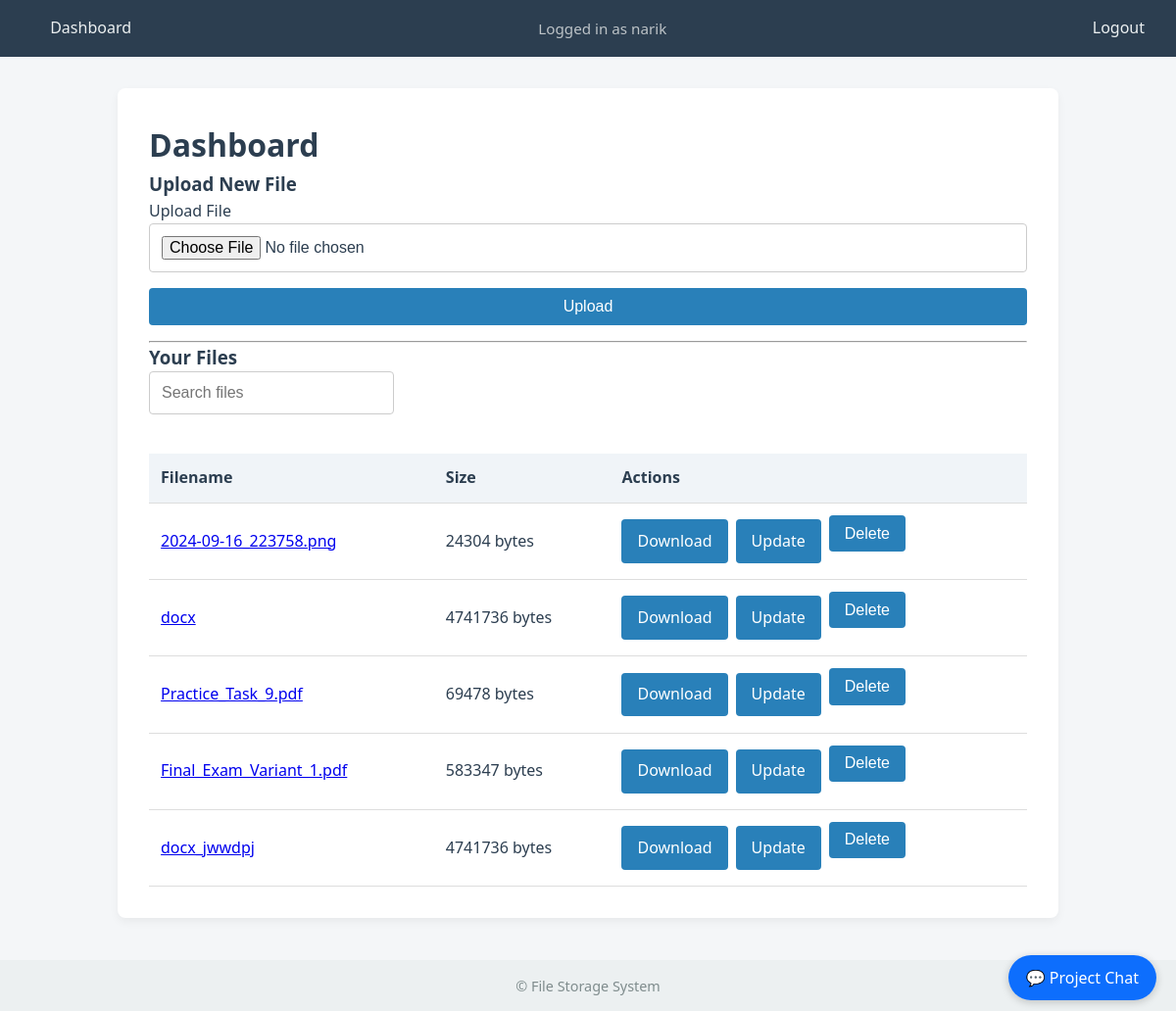
Page /dashboard (signed in) on the earlier database version.
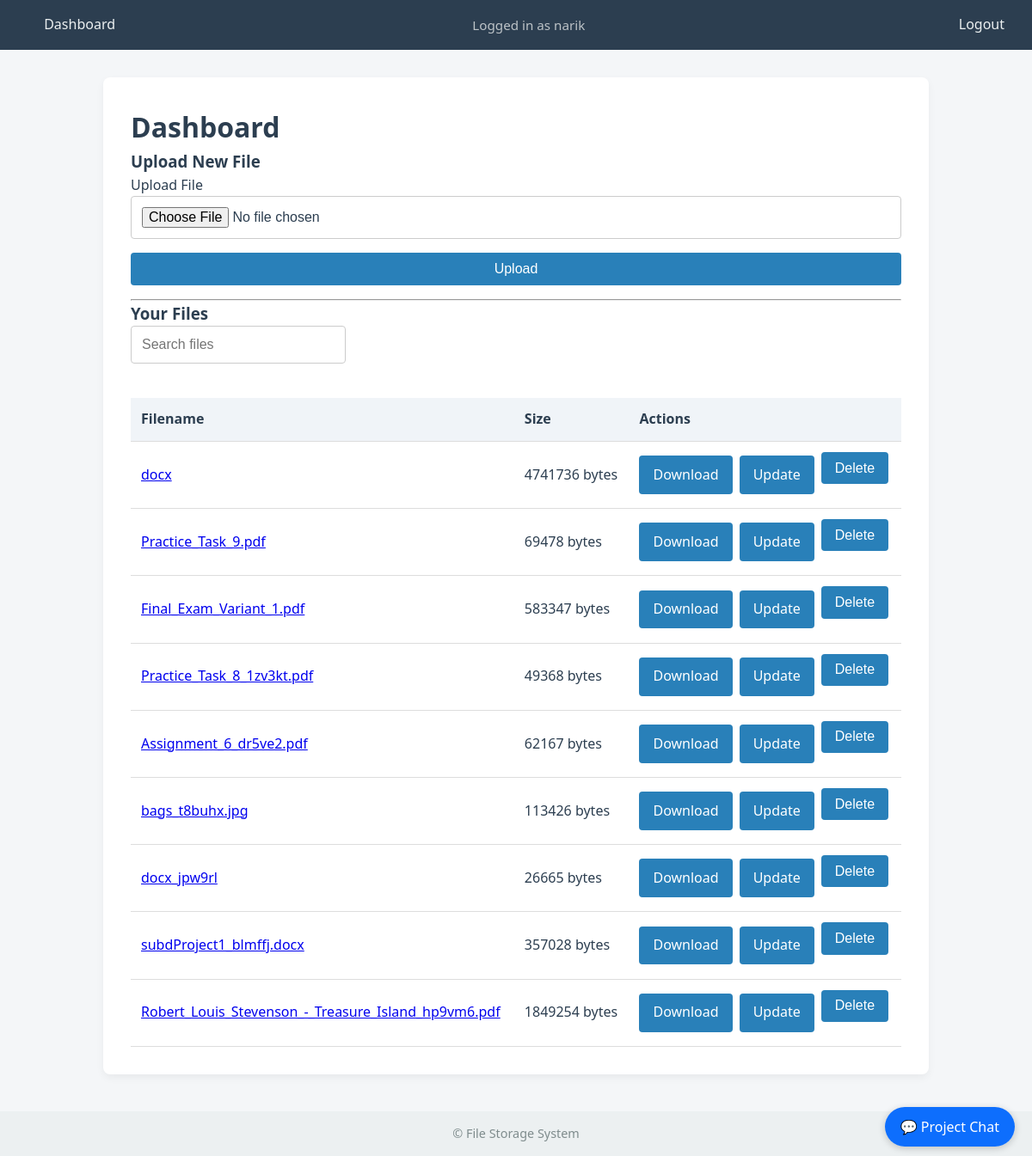
Same page on the later database version.
### file_storage/app/models/models_form.py (models this page shows)
class User(UserMixin, db.Model):
    id = db.Column(db.Integer, primary_key=True)
    username = db.Column(db.String(80), unique=True, nullable=False)
    password = db.Column(db.String(200), nullable=False)
    files = db.relationship('File', backref='owner', lazy=True)

class File(db.Model):
    id = db.Column(db.Integer, primary_key=True)
    filename = db.Column(db.String(100))
    size = db.Column(db.Integer)
    uploaded = db.Column(db.DateTime, default=datetime.utcnow)
    user_id = db.Column(db.Integer, db.ForeignKey('user.id'))

### file_storage/app/files/views.py (the view, shortened to what this page needs)
@files_bp.route('/dashboard', methods=['GET', 'POST'])
@login_required
def dashboard():
    form = UploadForm()
    search_query = request.args.get('search', '').strip()
    files = File.query.filter_by(user_id=current_user.id).all() if not search_query else \
        File.query.filter(File.user_id == current_user.id, File.filename.ilike(f"%{search_query}%")).all()
    return render_template('dashboard.html', form=form, files=files, search_query=search_query)

### file_storage/app/models/models_form.py
class UploadForm(FlaskForm):
    file = FileField('Upload File')
    submit = SubmitField('Upload')

### file_storage/app/models/models_form.py (called while the page is built)
@login_manager.user_loader
def load_user(user_id):
    return User.query.get(int(user_id))

### file_storage/app/templates/dashboard.html (shortened to what this page needs)
{% extends 'base.html' %}
{% block content %}
<h1>Dashboard</h1>
<div class="d-flex justify-content-between mb-3">
    <div>
        <h3>Upload New File</h3>
        <form method="POST" enctype="multipart/form-data">
            <div>
                {{ form.file.label }}
                {{ form.file() }}
            </div>
            <div>
                <button type="submit" class="btn btn-success">Upload</button>
            </div>
        </form>
    </div>
</div>
<hr>
<div class="d-flex justify-content-between align-items-center">
    <h3>Your Files</h3>
    <form method="GET" action="{{ url_for('files.dashboard') }}" class="d-flex">
        <input type="text" name="search" placeholder="Search files" class="form-control" style="width: 250px;" value="{{ search_query }}">
    </form>
</div>
<table class="table mt-3">
    <thead>
        <tr>
            <th>Filename</th>
            <th>Size</th>
            <th>Actions</th>
        </tr>
    </thead>
    <tbody>
        {% for file in files %}
            <tr>
                <td>
                    <a href="{{ url_for('files.view_file', file_id=file.id) }}">{{ file.filename }}</a>
                </td>
                <td>{{ file.size }} bytes</td>
                <td class="action-buttons">
                    <div class="btn-group">
                        <a href="{{ url_for('files.download_file', file_id=file.id) }}" class="btn btn-primary">Download</a>
                        <a href="{{ url_for('files.update_file', file_id=file.id) }}" class="btn btn-warning">Update</a>
                        <form action="{{ url_for('files.delete_file', file_id=file.id) }}" method="post" style="display:inline;">
                            <button type="submit" class="btn btn-danger">Delete</button>
                        </form>
                    </div>
                </td>
            </tr>
        {% endfor %}
    </tbody>
</table>
{% endblock %}

### file_storage/app/templates/base.html (shortened to what this page needs)
<!DOCTYPE html>
<html lang="en">
<head>
    <link rel="stylesheet" href="{{ url_for('static', filename='style.css') }}">
</head>
<body>
    <nav>
        <div class="nav-container">
            <a href="{{ url_for('files.dashboard') }}">Dashboard</a>
            {% if current_user.is_authenticated %}
                <span class="user-info">Logged in as {{ current_user.username }}</span>
                <a href="{{ url_for('auth.logout') }}">Logout</a>
            {% else %}
                <a href="{{ url_for('auth.login') }}">Login</a>
                <a href="{{ url_for('auth.register') }}">Register</a>
            {% endif %}
        </div>
    </nav>
    <main>
        {% block content %}{% endblock %}
    </main>
   {% if current_user.is_authenticated and request.endpoint != 'chat.project_chat' %}
<div style="position: fixed; bottom: 20px; right: 20px; z-index: 1000;">
    <a href="{{ url_for('chat.project_chat') }}"
       style="background-color: #0d6efd; color: white; padding: 12px 18px; border-radius: 50px; text-decoration: none; font-weight: 500; box-shadow: 0 2px 8px rgba(0,0,0,0.2);">
        💬 Project Chat
    </a>
</div>
{% endif %}
    <footer>
        <p>&copy; {{ current_year }} File Storage System</p>
    </footer>
</body>
</html>

### file_storage/app/static/style.css (style rules this page uses)
* { box-sizing: border-box; margin: 0; padding: 0; }
body { font-family: 'Segoe UI', Tahoma, sans-serif; background-color: #f4f6f8; color: #2c3e50; line-height: 1.6; }
nav { background-color: #2c3e50; padding: 1em 2em; }
.nav-container { display: flex; justify-content: space-between; align-items: center; }
nav a { color: #ecf0f1; margin-left: 1.2em; text-decoration: none; font-weight: 500; transition: color 0.2s ease; }
.user-info { color: #bdc3c7; font-size: 0.95em; }
main { max-width: 960px; margin: 2em auto; padding: 2em; background: #ffffff; border-radius: 8px; box-shadow: 0 4px 10px rgba(0, 0, 0, 0.05); }
input, select, textarea, button { font-size: 1em; padding: 0.75em; margin-bottom: 1em; width: 100%; border: 1px solid #ccc; border-radius: 4px; transition: border-color 0.2s ease; }
button { background-color: #2980b9; color: white; border: none; font-weight: 500; cursor: pointer; transition: background-color 0.2s ease; }
footer { text-align: center; padding: 1em; margin-top: 3em; background-color: #ecf0f1; color: #7f8c8d; font-size: 0.9em; }
table { width: 100%; border-collapse: collapse; margin-top: 1.5em; }
th, td { text-align: left; padding: 0.75em; border-bottom: 1px solid #ddd; }
th { background-color: #f0f4f8; font-weight: 600; }
.btn { background-color: #2980b9; color: white; padding: 0.6em 1em; text-decoration: none; border: none; border-radius: 4px; cursor: pointer; font-weight: 500; display: inline-block; text-align: center; white-space: nowrap; }
.btn-group { display: flex; gap: 0.5em; align-items: center; }
.btn-group form { margin: 0; }
button { background: #0d6efd; color: white; font-weight: bold; font-size: 16px; border: none; padding: 12px; border-radius: 10px; cursor: pointer; transition: 0.3s; }

Differences in the rows shown:
removed File: filename "2024-09-16_223758.png", size "24304"
removed File: filename "docx_jwwdpj", size "4741736"
added File: filename "Practice_Task_8_1zv3kt.pdf", size "49368"
added File: filename "Assignment_6_dr5ve2.pdf", size "62167"
added File: filename "bags_t8buhx.jpg", size "113426"
added File: filename "docx_jpw9rl", size "26665"
added File: filename "subdProject1_blmffj.docx", size "357028"
added File: filename "Robert_Louis_Stevenson_-_Treasure_Island_hp9vm6.pdf", size "1849254"
